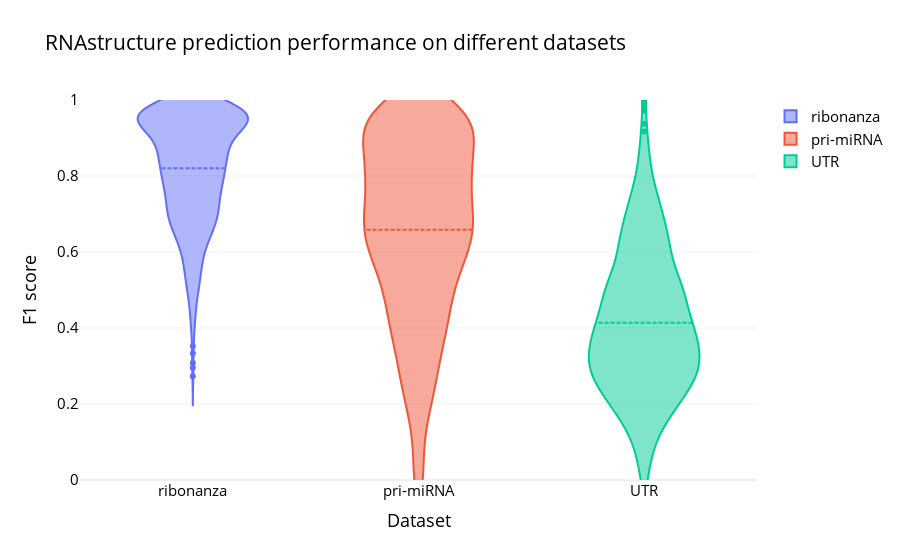

The code cell stored with this chart in its notebook:
### Code cell
results.loc[results['dataset'] == 'pri_miRNA', 'dataset'] = 'pri-miRNA'

# Viloin plot per dataset
import plotly.graph_objects as go

fig = go.Figure()

for dataset in ['ribonanza', 'pri-miRNA', 'UTR']:
    fig.add_trace(go.Violin(x=results['dataset'][results['dataset'] == dataset],
                            y=results['F1'][results['dataset'] == dataset],
                            name=dataset,
                            box_visible=False,
                            meanline_visible=True))
    
fig.update_layout(title="RNAstructure prediction performance on different datasets", yaxis_range=[0, 1],
                    xaxis_title="Dataset",
                    yaxis_title="F1 score",
                    template='plotly_white', font_size=15, font_color='black',)
fig.update_xaxes(categoryorder='array', categoryarray= ['ribonanza', 'pri-miRNA', 'UTR'])
fig.show()

### Figure 1 — Plotly figure (JSON) as saved in the notebook; plotly's stock layout.template omitted (floating-point values rounded to 4 significant figures; data arrays with more than 128 entries replaced by an {"elided": "..."} marker saying what was removed)
{"data": [{"box": {"visible": false}, "meanline": {"visible": true}, "name": "ribonanza", "type": "violin", "x": {"elided": "1000 str values"}, "y": {"elided": "1000 float values"}}, {"box": {"visible": false}, "meanline": {"visible": true}, "name": "pri-miRNA", "type": "violin", "x": {"elided": "1000 str values"}, "y": {"elided": "1000 float values"}}, {"box": {"visible": false}, "meanline": {"visible": true}, "name": "UTR", "type": "violin", "x": {"elided": "1000 str values"}, "y": {"elided": "1000 float values"}}], "layout": {"font": {"color": "black", "size": 15}, "title": {"text": "RNAstructure prediction performance on different datasets"}, "xaxis": {"categoryarray": ["ribonanza", "pri-miRNA", "UTR"], "categoryorder": "array", "title": {"text": "Dataset"}}, "yaxis": {"range": [0, 1], "title": {"text": "F1 score"}}}}
